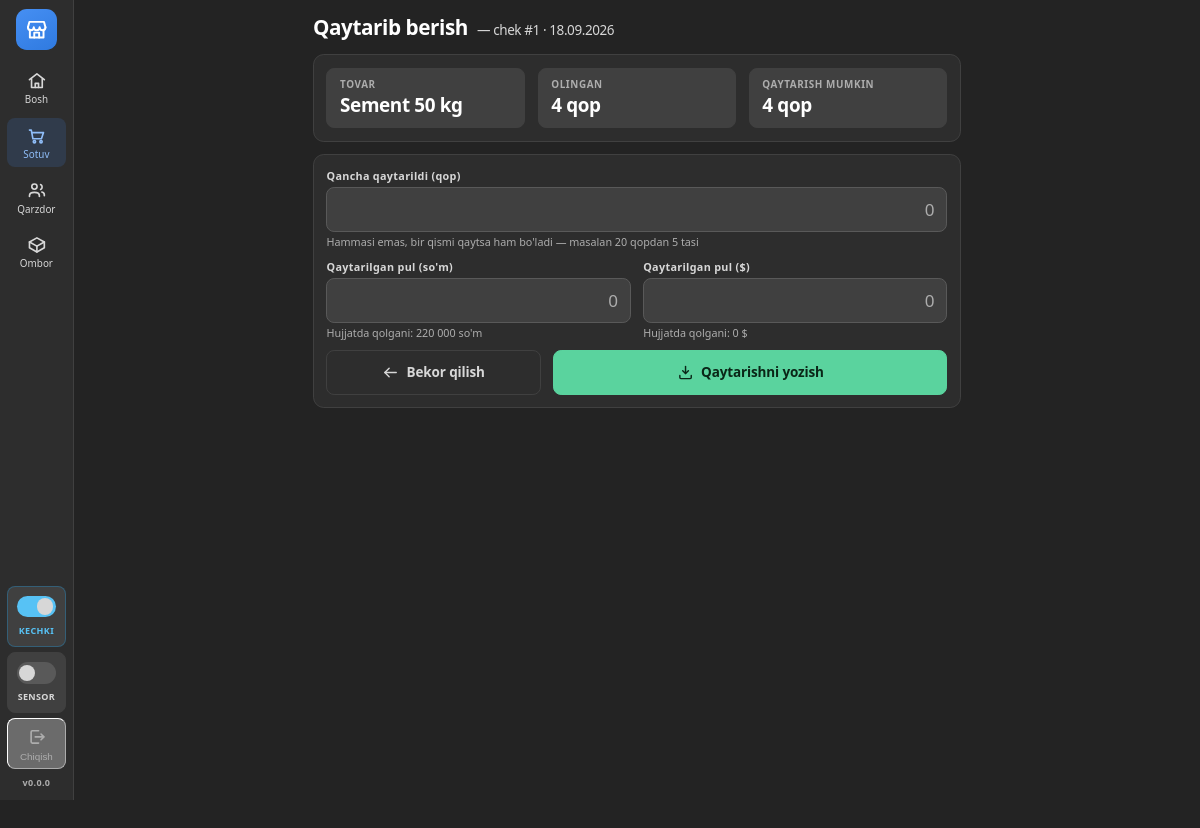
/sotuv/qator/1/qaytarish/ (signed in), run on the app's committed database.
### sotuv/models.py (models this page shows, shortened)
class Sotuv(models.Model):
    sana = models.DateTimeField("Sana", auto_now_add=True)
    jami = models.DecimalField("Jami so'm", max_digits=14, decimal_places=2, default=0)
    jami_dollar = models.DecimalField("Jami dollar", max_digits=12, decimal_places=2, default=0)
    kurs = models.DecimalField("Dollar kursi", max_digits=12, decimal_places=2, default=0)
    qaytarilgan_summa = models.DecimalField("Qaytarilgan so'm", max_digits=14,
                                            decimal_places=2, default=0)
    qaytarilgan_summa_dollar = models.DecimalField("Qaytarilgan dollar", max_digits=12,
                                                   decimal_places=2, default=0)
    izoh = models.CharField("Izoh", max_length=200, blank=True)
    yakunlangan = models.BooleanField("Yakunlangan", default=False)
    bekor_qilingan = models.BooleanField("Bekor qilingan", default=False)
    class Meta:
        verbose_name = "Sotuv"
        verbose_name_plural = "Sotuvlar"
        ordering = ["-sana"]
    @property
    def sof_jami(self):
        return self.jami - self.qaytarilgan_summa
    @property
    def sof_jami_dollar(self):
        return self.jami_dollar - self.qaytarilgan_summa_dollar

class SotuvQator(models.Model):
    sotuv = models.ForeignKey(Sotuv, on_delete=models.CASCADE, related_name="qatorlar")
    mahsulot = models.ForeignKey(Mahsulot, on_delete=models.PROTECT, related_name="sotuv_qatorlari")
    mahsulot_nomi = models.CharField("Tovar nomi", max_length=120)
    birlik = models.CharField("Birlik", max_length=10, blank=True)
    miqdor = models.DecimalField("Miqdor", max_digits=12, decimal_places=3)
    qaytarilgan = models.DecimalField("Qaytarilgan miqdor", max_digits=12, decimal_places=3,
                                      default=0)
    class Meta:
        verbose_name = "Sotuv qatori"
        verbose_name_plural = "Sotuv qatorlari"
        ordering = ["id"]
    @property
    def qolgan_miqdor(self):
        return self.miqdor - self.qaytarilgan

### sotuv/views.py (the view, shortened to what this page needs)
# urls.py: path("qator/<int:pk>/qaytarish/", views.qator_qaytarish, name="qator_qaytarish"),
def qaytarish(request, pk):
    qator = get_object_or_404(SotuvQator.objects.select_related("sotuv", "mahsulot"), pk=pk)
    sotuv = qator.sotuv
    orqaga = reverse("sotuv:royxat") + f"?kun={sotuv.sana.date():%Y-%m-%d}"
    if request.method != "POST":
        return render(request, "qaytarish.html", {
            "qator": qator,
            "hujjat": f"chek #{sotuv.pk}",
            "sana": sotuv.sana,
            "jami": sotuv.sof_jami,
            "jami_dollar": sotuv.sof_jami_dollar,
            "orqaga": orqaga,
        })

### config/kontekst.py (called while the page is built)
def _oqi():
    yol = getattr(settings, "VERSIYA_FAYL", None)
    if yol is None or not yol.exists():
        return getattr(settings, "VERSIYA", "")
    vaqt = yol.stat().st_mtime
    if _xotira["vaqt"] != vaqt:
        _xotira["vaqt"] = vaqt
        _xotira["qiymat"] = yol.read_text(encoding="utf-8").strip()
    return _xotira["qiymat"]

def versiya(request):
    return {"versiya": _oqi()}

### ombor/models.py (called while the page is built)
    @property
    def dollarmi(self):
        return self.valyuta == Valyuta.DOLLAR

### qarz/templatetags/statik_versiya.py (called while the page is built)
@register.simple_tag
def statik(yol):
    manzil = static(yol)
    papkalar = list(getattr(settings, "STATICFILES_DIRS", []))
    if getattr(settings, "STATIC_ROOT", None):
        papkalar.append(settings.STATIC_ROOT)
    for papka in papkalar:
        toliq = os.path.join(str(papka), *yol.split("/"))
        if os.path.exists(toliq):
            return f"{manzil}?v={int(os.path.getmtime(toliq))}"
    return manzil

### qarz/templatetags/xozmag.py (called while the page is built, shortened)
def _decimalga(qiymat):
    try:
        return Decimal(str(qiymat).replace(" ", "").replace(",", "."))
    except (InvalidOperation, TypeError, ValueError):
        return None

@register.filter
def pul(qiymat):
    son = _decimalga(qiymat)
    if son is None:
        return qiymat
    return f"{son.quantize(Decimal('1'), rounding=ROUND_HALF_UP):,f}".replace(",", " ")

@register.filter
def tekis(qiymat):
    son = _decimalga(qiymat)
    if son is None:
        return qiymat
    if son == son.to_integral_value():
        return f"{son.to_integral_value():,f}".replace(",", " ")

### templates/qaytarish.html (shortened to what this page needs)
{% extends "base.html" %}
{% load xozmag %}
{% block tana %}
<div class="sahifa-keng" style="max-width:720px">
  <div class="sarlavha">
    Qaytarib berish
    <span class="kichik">— {{ hujjat }} &middot; {{ sana|date:"d.m.Y" }}</span>
  </div>
  <div class="quti">
    <div class="qator">
      <div class="korsatkich">
        <div class="nomi">Tovar</div>
        <div class="qiymati">{{ qator.mahsulot_nomi }}</div>
      </div>
      <div class="korsatkich">
        <div class="nomi">Olingan</div>
        <div class="qiymati">{{ qator.miqdor|tekis }} <span class="kichik">{{ qator.birlik }}</span></div>
      </div>
      <div class="korsatkich {% if qator.qaytarilgan %}diqqat{% endif %}">
        <div class="nomi">Qaytarish mumkin</div>
        <div class="qiymati">{{ qator.qolgan_miqdor|tekis }} <span class="kichik">{{ qator.birlik }}</span></div>
      </div>
    </div>
  </div>
  <form method="post" class="quti forma-setka">
    <div class="maydon keng">
      <label for="miqdor">Qancha qaytarildi ({{ qator.birlik }})</label>
      <input type="text" class="kirish raqam-maydon" name="miqdor" id="miqdor"
             inputmode="decimal" autocomplete="off" placeholder="0" autofocus>
      <div class="maydon-izoh">
        Hammasi emas, bir qismi qaytsa ham bo'ladi — masalan 20 qopdan 5 tasi
      </div>
    </div>
    <div class="maydon">
      <label for="summa">Qaytarilgan pul (so'm)</label>
      <input type="text" class="kirish raqam-maydon" name="summa" id="summa"
             inputmode="decimal" autocomplete="off" placeholder="0">
      <div class="maydon-izoh">Hujjatda qolgani: {{ jami|pul }} so'm</div>
    </div>
    <div class="maydon">
      <label for="summa_dollar">Qaytarilgan pul ($)</label>
      <input type="text" class="kirish raqam-maydon" name="summa_dollar" id="summa_dollar"
             inputmode="decimal" autocomplete="off" placeholder="0">
      <div class="maydon-izoh">Hujjatda qolgani: {{ jami_dollar|tekis }} $</div>
    </div>
    <div class="qator keng">
      <a class="tugma tinch" href="{{ orqaga }}" style="flex:1">
        <svg class="ikon"><use href="#i-chap"></use></svg> Bekor qilish
      </a>
      <button type="submit" class="tugma yashil" style="flex:2">
        <svg class="ikon"><use href="#i-kirim"></use></svg> Qaytarishni yozish
      </button>
    </div>
  </form>
</div>
{% endblock %}

### static/css/uslub.css (style rules this page uses)
:root { --kolam: .9; zoom: var(--kolam); --menyu-eni: 82px; --tugma-balandlik: 50px; --matn: 15px; --katta-matn: 19px; --oraliq: 14px; --radius: 12px; --radius-s: 9px; --fon: #232323; --panel: #2d2d2d; --panel-2: #404040; --panel-3: #4d4d4d; --chegara: #404040; --chegara-2: #595959; --matn-rang: #ffffff; --matn-2: #d7d7d7; --matn-3: #adadad; --urgu: #468ff3; --urgu-quyuq: #2f7ae0; --urgu-fon: rgba(70, 143, 243, .15); --urgu-chek: rgba(70, 143, 243, .4); --urgu-matn: #8fbdf8; --ogoh: #ffb020; --ogoh-fon: rgba(255, 176, 32, .12); --ogoh-chek: rgba(255, 176, 32, .35); --tasdiq: #5ad39e; --tasdiq-quyuq: #45b986; --tasdiq-fon: rgba(90, 211, 158, .14); --tasdiq-chek: rgba(90, 211, 158, .35); --xato: #f87171; --xato-fon: rgba(248, 113, 113, .14); --xato-chek: rgba(248, 113, 113, .35); --kok: #57c2f5; --kok-fon: rgba(29, 153, 221, .16); --kok-chek: rgba(29, 153, 221, .35); --asosiy-matn: #ffffff; --tasdiq-matn: #0a2617; --soya: 0 2px 6px rgba(0, 0, 0, .35); --soya-2: 0 10px 30px rgba(0, 0, 0, .45); }
* { box-sizing: border-box; margin: 0; padding: 0; }
body { font-family: "Segoe UI Variable Text", "Segoe UI", system-ui, -apple-system, Roboto, sans-serif; font-size: var(--matn); line-height: 1.4; background: var(--fon); color: var(--matn-rang); -webkit-font-smoothing: antialiased; -webkit-tap-highlight-color: transparent; height: calc(100vh / var(--kolam)); display: flex; overflow: hidden; }
.forma-setka { display: grid; grid-template-columns: 1fr 1fr; gap: 10px var(--oraliq); align-content: start; }
.forma-setka > .keng { grid-column: 1 / -1; }
.forma-setka .maydon { margin-bottom: 0; }
.forma-setka .maydon-izoh { margin-top: 3px; }
.sahifa-keng { max-width: 1500px; margin: 0 auto; }
.sarlavha { display: flex; align-items: baseline; gap: 10px; font-size: calc(var(--katta-matn) + 4px); font-weight: 650; letter-spacing: -.02em; margin-bottom: var(--oraliq); }
.sarlavha .kichik { font-size: var(--matn); font-weight: 400; color: var(--matn-2); }
.tugma { display: inline-flex; align-items: center; justify-content: center; gap: 8px; min-height: var(--tugma-balandlik); padding: 0 18px; font-size: var(--matn); font-weight: 600; font-family: inherit; letter-spacing: -.01em; color: var(--matn-rang); background: var(--panel-3); border: 1px solid var(--chegara-2); border-radius: var(--radius-s); cursor: pointer; text-decoration: none; user-select: none; transition: background .12s ease, border-color .12s ease, transform .1s ease; }
.tugma.yashil { background: var(--tasdiq); border-color: var(--tasdiq); color: var(--tasdiq-matn); }
.tugma.tinch { background: transparent; border-color: var(--chegara); color: var(--matn-2); }
.ikon { width: 19px; height: 19px; flex: none; }
.quti { background: var(--panel); border: 1px solid var(--chegara); border-radius: var(--radius); padding: var(--oraliq); margin-bottom: var(--oraliq); }
.qator { display: flex; gap: var(--oraliq); flex-wrap: wrap; }
.qator > * { flex: 1; }
.korsatkich { background: var(--panel-2); border: 1px solid var(--chegara); border-radius: var(--radius-s); padding: 10px 14px; }
.korsatkich .nomi { font-size: 11px; font-weight: 600; letter-spacing: .06em; text-transform: uppercase; color: var(--matn-3); }
.korsatkich .qiymati { font-size: calc(var(--katta-matn) + 2px); font-weight: 700; letter-spacing: -.02em; font-variant-numeric: tabular-nums; }
.maydon { margin-bottom: var(--oraliq); }
.maydon label { display: block; font-size: 12px; font-weight: 600; letter-spacing: .03em; color: var(--matn-2); margin-bottom: 5px; }
.kirish, select.kirish, input.kirish, textarea.kirish { width: 100%; min-height: var(--tugma-balandlik); padding: 8px 13px; font-size: var(--katta-matn); font-family: inherit; color: var(--matn-rang); background: var(--panel-2); border: 1px solid var(--chegara-2); border-radius: var(--radius-s); transition: border-color .12s ease, box-shadow .12s ease; }
.kirish::placeholder { color: var(--matn-3); }
.raqam-maydon { text-align: right; font-variant-numeric: tabular-nums; }
.maydon-izoh { color: var(--matn-3); font-size: 12px; margin-top: 5px; line-height: 1.35; }

### data on the page
Sotuv: sana "18.09.2026"
SotuvQator: mahsulot_nomi "Sement 50 kg", miqdor|tekis "4", birlik "qop", qolgan_miqdor|tekis "4"

### other printed values
{{ versiya }} "0.0.0"
{{ hujjat }} "chek #1"
{{ jami|pul }} "220 000"
{{ jami_dollar|tekis }} "0"
